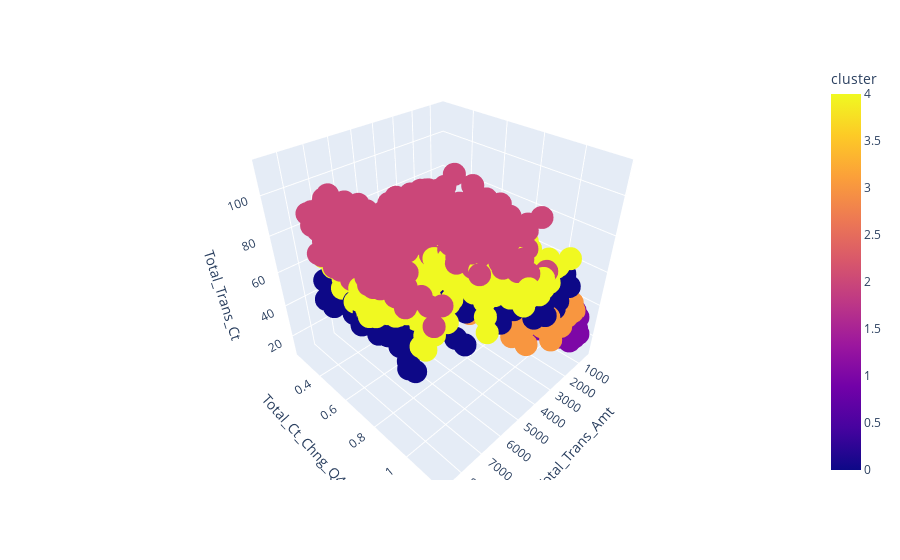

Notebook code for this chart:
### Markdown cell above
Grafico de Dispersion 3 D

### Code cell
fig = px.scatter_3d(data_noout, x = 'Total_Trans_Amt',
y = 'Total_Ct_Chng_Q4_Q1',
z = 'Total_Trans_Ct',
color = 'cluster')

fig.show()

### Figure 1 — Plotly figure (JSON) as saved in the notebook; plotly's stock layout.template omitted (floating-point values rounded to 4 significant figures; data arrays with more than 128 entries replaced by an {"elided": "..."} marker saying what was removed)
{"data": [{"hovertemplate": "Total_Trans_Amt=%{x}<br>Total_Ct_Chng_Q4_Q1=%{y}<br>Total_Trans_Ct=%{z}<br>cluster=%{marker.color}<extra></extra>", "legendgroup": "", "marker": {"color": {"elided": "8841 int values"}, "coloraxis": "coloraxis", "symbol": "circle"}, "mode": "markers", "name": "", "scene": "scene", "showlegend": false, "type": "scatter3d", "x": {"elided": "8841 int values"}, "y": {"elided": "8841 float values"}, "z": {"elided": "8841 int values"}}], "layout": {"coloraxis": {"colorbar": {"title": {"text": "cluster"}}, "colorscale": [[0, "#0d0887"], [0.1111, "#46039f"], [0.2222, "#7201a8"], [0.3333, "#9c179e"], [0.4444, "#bd3786"], [0.5556, "#d8576b"], [0.6667, "#ed7953"], [0.7778, "#fb9f3a"], [0.8889, "#fdca26"], [1, "#f0f921"]]}, "legend": {"tracegroupgap": 0}, "margin": {"t": 60}, "scene": {"domain": {"x": [0, 1], "y": [0, 1]}, "xaxis": {"title": {"text": "Total_Trans_Amt"}}, "yaxis": {"title": {"text": "Total_Ct_Chng_Q4_Q1"}}, "zaxis": {"title": {"text": "Total_Trans_Ct"}}}}}
